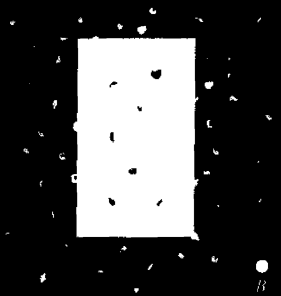
#> input picture excersises2/images2/corruptedRect.png, 281 x 296 px
$ python noise_rediction.py
#> lines starting #> are read from the running program, lines starting #| are printed output that depends on the picture
import cv2

img = cv2.imread("images2/corruptedRect.png")
#> img is the input picture: shape (296, 281, 3); min 0, max 255, mean 73.3

strel = cv2.getStructuringElement(cv2.MORPH_RECT, (11, 11))


# erodedImg = cv2.erode(img, strel)
# dilatedImg = cv2.dilate(erodedImg, strel)

imgOpened = cv2.morphologyEx(img, cv2.MORPH_OPEN, strel)
imgClosed = cv2.morphologyEx(imgOpened, cv2.MORPH_CLOSE, strel)
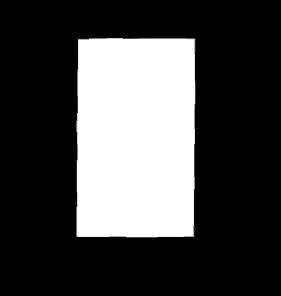
#> imgClosed: shape (296, 281, 3); min 0, max 255, mean 71.3

cv2.imshow('image', img)
# cv2.imshow('image dilated', dilatedImg)
# cv2.imshow('image erode', erodedImg)
cv2.imshow('image opened', imgOpened)
cv2.imshow('image closed', imgClosed)
cv2.waitKey(0)
cv2.destroyAllWindows()
